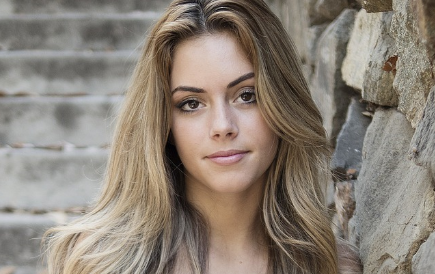
#> input picture OPENCV/eye_detection/eye.png, 435 x 274 px, found by its file name
$ python image_eye_detection.py
#> lines starting #> are read from the running program, lines starting #| are printed output that depends on the picture; after the words box and inside, x2 and y2 are one past the last pixel; in counts of white or black regions, pixels touching at a corner belong together
import cv2

# 2. Kullanacağımız videoyu çalışmamıza dahil edelim.
img = cv2.imread("C:\\Users\\zelih\\OneDrive\\Belgeler\\OPENCV\\eye_detection\\eye.png")
#> img is the input picture: shape (274, 435, 3); mean B, G, R 119.3, 130, 140.1

# 3. Kullanacağımız cascade dosyalarını çalışmamıza dahil edelim.
face_cascade = cv2.CascadeClassifier("C:\\Users\\zelih\\OneDrive\\Belgeler\\OPENCV\\eye_detection\\haarcascade_frontalface_default.xml")
eye_cascade = cv2.CascadeClassifier("C:\\Users\\zelih\\OneDrive\\Belgeler\\OPENCV\\eye_detection\\haarcascade_eye.xml")

# 6. Haar-like özellikleri kolay algılayabilmek için her bir kareyi boz(gri) tonlara çevirelim.
gray = cv2.cvtColor(img, cv2.COLOR_BGR2GRAY)
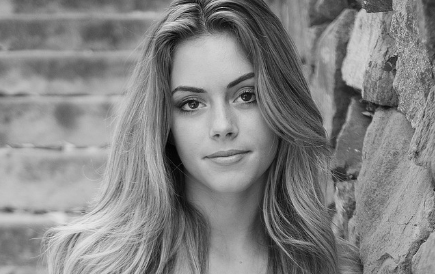
#> gray: shape (274, 435); min 1, max 236, mean 131.8

# 7. Şimdi de cascade dosyamızı kullanarak her bir kare üzerindeki yüzlerin koordinarlarını bulalım.
faces = face_cascade.detectMultiScale(gray, 1.3, 5)
#> faces = [[151, 48, 138, 138]]


# 8. "faces" değişkeninde tuttuğumuz koordinatları kullanarak yüzleri dikdörtgen içerisine alalım.
for (x,y,w,h) in faces:
    cv2.rectangle(img,(x,y),(x+w,y+h),(0,0,255),3)
#> this loop made 1 pass
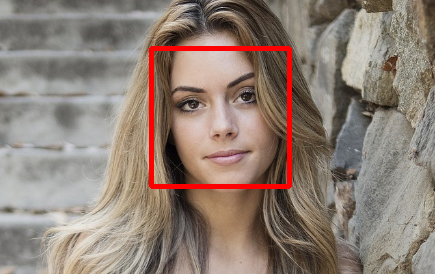
#> img: shape (274, 435, 3); 2.31% of pixels changed, all inside (x1, y1, x2, y2) = (149, 46, 292, 189)

# 9. Şimdi de, bulduğum yüzler içinde göz arayacağım.
img2 = img[y:y+h, x:x+w]
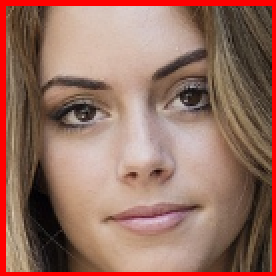
#> img2: shape (138, 138, 3) (shown 2 times larger); mean B, G, R 98.4, 111.9, 152.6
gray2 = gray[y:y+h, x:x+w]
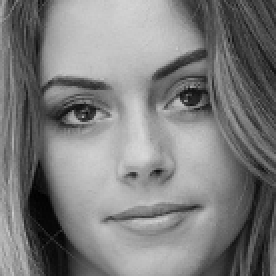
#> gray2: shape (138, 138) (shown 2 times larger); min 1, max 216, mean 125.4


# 10. eye cascade dosyasını kullanarak gözlerin koordinatlarını bulalım.
eyes = eye_cascade.detectMultiScale(gray2)
#> eyes = [[74, 31, 37, 37], [22, 39, 34, 34]]

# 11. bu koordinatlara dikdörtgen çizelim.
for (ex,ey,ew,eh) in eyes:
	cv2.rectangle(img2,(ex,ey),(ex+ew,ey+eh),(255,0,0),2)
#> this loop made 2 passes
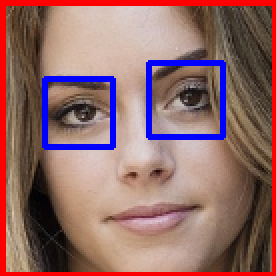
#> img2: shape (138, 138, 3) (shown 2 times larger); 4.43% of pixels changed, all inside (x1, y1, x2, y2) = (21, 30, 113, 75)

# 12. İşlediğimiz resmi görelim.
cv2.imshow('image',img)
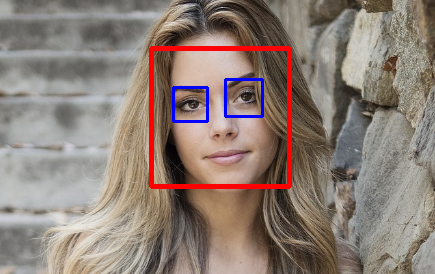
#> window 'image': shape (274, 435, 3); mean B, G, R 118.2, 126.6, 141.9

# 13. Programı kapatacak kodu yazalım.
cv2.waitKey(0)
cv2.destroyAllWindows()
